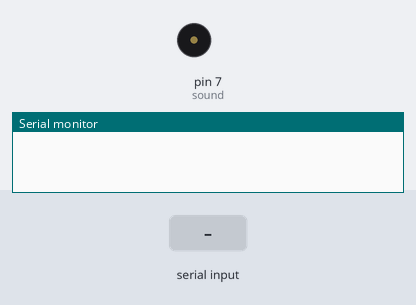
Recording of a sketch running on a simulated Arduino Uno, built with avr-gcc and run on an emulated ATmega328P. Parts: buzzer (waves = sounding), the last lines printed to the serial monitor. The inputs (shaded band) are chosen by the test bench.

Above: at 1.2 s.
1.3 s: "r" received over Serial
At 1.7 s:
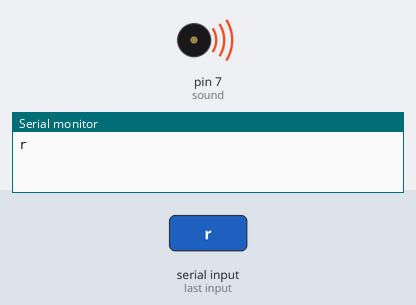
3.3 s: "s" received over Serial
At 46.5 s:
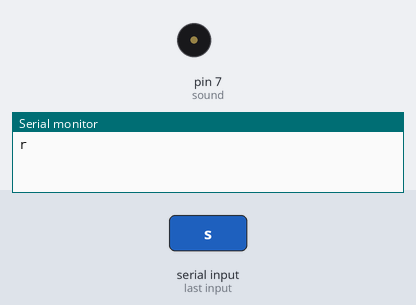
Timing chart, 0 to 46.8 s (numbered marks = the images above; inputs shaded):
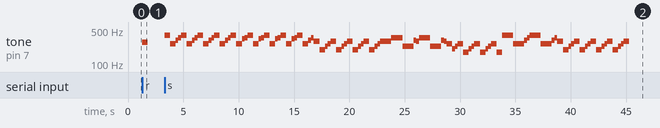

Measured:
- after the input at 1.3 s, tone on pin 7 (sound): silent → 277 Hz at once, → silent 0.50 s later
- after the input at 3.3 s, tone on pin 7 (sound): plays 392 Hz for 0.50 s, 262 Hz for 0.50 s, 311 Hz for 0.25 s, 349 Hz for 0.25 s, 392 Hz for 0.50 s, 262 Hz for 0.50 s … (99 notes in this stretch), starting at once

The sketch:

script.ino
```cpp
#define NOTE_B0  31
#define NOTE_C1  33
#define NOTE_CS1 35
#define NOTE_D1  37
#define NOTE_DS1 39
#define NOTE_E1  41
#define NOTE_F1  44
#define NOTE_FS1 46
#define NOTE_G1  49
#define NOTE_GS1 52
#define NOTE_A1  55
#define NOTE_AS1 58
#define NOTE_B1  62
#define NOTE_C2  65
#define NOTE_CS2 69
#define NOTE_D2  73
#define NOTE_DS2 78
#define NOTE_E2  82
#define NOTE_F2  87
#define NOTE_FS2 93
#define NOTE_G2  98
#define NOTE_GS2 104
#define NOTE_A2  110
#define NOTE_AS2 117
#define NOTE_B2  123
#define NOTE_C3  131
#define NOTE_CS3 139
#define NOTE_D3  147
#define NOTE_DS3 156
#define NOTE_E3  165
#define NOTE_F3  175
#define NOTE_FS3 185
#define NOTE_G3  196
#define NOTE_GS3 208
#define NOTE_A3  220
#define NOTE_AS3 233
#define NOTE_B3  247
#define NOTE_C4  262
#define NOTE_CS4 277
#define NOTE_D4  294
#define NOTE_DS4 311
#define NOTE_E4  330
#define NOTE_F4  349
#define NOTE_FS4 370
#define NOTE_G4  392
#define NOTE_GS4 415
#define NOTE_A4  440
#define NOTE_AS4 466
#define NOTE_B4  494
#define NOTE_C5  523
#define NOTE_CS5 554
#define NOTE_D5  587
#define NOTE_DS5 622
#define NOTE_E5  659
#define NOTE_F5  698
#define NOTE_FS5 740
#define NOTE_G5  784
#define NOTE_GS5 831
#define NOTE_A5  880
#define NOTE_AS5 932
#define NOTE_B5  988
#define NOTE_C6  1047
#define NOTE_CS6 1109
#define NOTE_D6  1175
#define NOTE_DS6 1245
#define NOTE_E6  1319
#define NOTE_F6  1397
#define NOTE_FS6 1480
#define NOTE_G6  1568
#define NOTE_GS6 1661
#define NOTE_A6  1760
#define NOTE_AS6 1865
#define NOTE_B6  1976
#define NOTE_C7  2093
#define NOTE_CS7 2217
#define NOTE_D7  2349
#define NOTE_DS7 2489
#define NOTE_E7  2637
#define NOTE_F7  2794
#define NOTE_FS7 2960
#define NOTE_G7  3136
#define NOTE_GS7 3322
#define NOTE_A7  3520
#define NOTE_AS7 3729
#define NOTE_B7  3951
#define NOTE_C8  4186
#define NOTE_CS8 4435
#define NOTE_D8  4699
#define NOTE_DS8 4978


int sound = 7;

void GameOfThrones();
// the setup routine runs once when you press reset:
void setup() {
  // initialize the digital pidddddn as an output.
  Serial.begin(9600);
  pinMode(sound, OUTPUT);
}

// the loop routine runs over and over again forever:
void loop() {

  if (Serial.available()) {
    char input = Serial.read();

    if ( input == 's'){
        GameOfThrones();
    }
    if ( input == 'd'){
        tone(sound, NOTE_C4);
         delay(500);
    }
    else if ( input == 'r'){
        Serial.write("r");
        tone(sound, NOTE_CS4);
        delay(500);

    }
    else if ( input == 'f'){
        tone(sound, NOTE_D4);
        delay(500);

    }
    else if ( input == 't'){
        tone(sound, NOTE_DS4);
        delay(500);
    }
    else if ( input == 'g'){
        tone(sound, NOTE_E4);
        delay(500);
    }
    else if ( input == 'h'){
        tone(sound, NOTE_F4);
        delay(500);
    }
    else if ( input == 'j'){
        tone(sound, NOTE_G4);
        delay(500);
    }
    else if ( input == 'k'){
        tone(sound, NOTE_A4);
        delay(500);
    }
    else if ( input == 'u'){
        tone(sound, NOTE_FS4);
        delay(500);
    }
    else if ( input == 'i'){
        tone(sound, NOTE_GS4);
        delay(500);
    }
    else if ( input == 'o'){
        tone(sound, NOTE_AS4);
        delay(500);
       // noTone(sound);
    }
    else if ( input == 'l'){
        tone(sound, NOTE_B4);
        delay(500);
       // noTone(sound);
    }
    if ( input == 'p'){
        noTone(sound);

    }

    else {
    noTone(sound);}
  }  // wait for a second
}


void GameOfThrones()
  {
    for(int i=0; i<4; i++)
    {
    tone(sound, NOTE_G4);
    delay(500);
    noTone(sound);
    tone(sound, NOTE_C4);
    delay(500);
    noTone(sound);
    tone(sound, NOTE_DS4);
    delay(250);
    noTone(sound);
    tone(sound, NOTE_F4);
    delay(250);
    noTone(sound);
    }
    for(int i=0; i<4; i++)
    {
    tone(sound, NOTE_G4);
    delay(500);
    noTone(sound);
    tone(sound, NOTE_C4);
    delay(500);
    noTone(sound);
    tone(sound, NOTE_E4);
    delay(250);
    noTone(sound);
    tone(sound, NOTE_F4);
    delay(250);
    noTone(sound);
    }
        tone(sound, NOTE_G4);
        delay(500);
        noTone(sound);
        tone(sound, NOTE_C4);
        delay(500);
        tone(sound, NOTE_DS4);
        delay(250);
        noTone(sound);
        tone(sound, NOTE_F4);
        delay(250);
        noTone(sound);
        tone(sound, NOTE_D4);
        delay(500);
        noTone(sound);
    for(int i=0; i<3; i++)
    {
    tone(sound, NOTE_G3);
    delay(500);
    noTone(sound);
    tone(sound, NOTE_AS3);
    delay(250);
    noTone(sound);
    tone(sound, NOTE_C4);
    delay(250);
    noTone(sound);
    tone(sound, NOTE_D4);
    delay(500);
    noTone(sound);
    }//
        tone(sound, NOTE_G3);
        delay(500);
        noTone(sound);
        tone(sound, NOTE_AS3);
        delay(250);
        noTone(sound);
        tone(sound, NOTE_C4);
        delay(250);
        noTone(sound);
        tone(sound, NOTE_D4);
        delay(1000);
        noTone(sound);

        tone(sound, NOTE_F4);
        delay(1000);
        noTone(sound);
        tone(sound, NOTE_AS3);
        delay(1000);
        noTone(sound);
        tone(sound, NOTE_DS4);
        delay(250);
        noTone(sound);
        tone(sound, NOTE_D4);
        delay(250);
        noTone(sound);
        tone(sound, NOTE_F4);
        delay(1000);
        noTone(sound);
        tone(sound, NOTE_AS3);
        delay(1000);
        noTone(sound);
        tone(sound, NOTE_DS4);
        delay(250);
        noTone(sound);
        tone(sound, NOTE_D4);
        delay(250);
        noTone(sound);
        tone(sound, NOTE_C4);
        delay(500);
        noTone(sound);
    for(int i=0; i<3; i++)
    {
    tone(sound, NOTE_GS3);
    delay(250);
    noTone(sound);
    tone(sound, NOTE_AS3);
    delay(250);
    noTone(sound);
    tone(sound, NOTE_C4);
    delay(500);
    noTone(sound);
    tone(sound, NOTE_F3);
    delay(500);
    noTone(sound);
    }
          tone(sound, NOTE_G4);
          delay(1000);
          noTone(sound);
          tone(sound, NOTE_C4);
          delay(1000);
          noTone(sound);
          tone(sound, NOTE_DS4);
          delay(250);
          noTone(sound);
          tone(sound, NOTE_F4);
          delay(250);
          noTone(sound);
          tone(sound, NOTE_G4);
          delay(1000);
          noTone(sound);
          tone(sound, NOTE_C4);
          delay(1000);
          noTone(sound);
          tone(sound, NOTE_DS4);
          delay(250);
          noTone(sound);
          tone(sound, NOTE_F4);
          delay(250);
          noTone(sound);
          tone(sound, NOTE_D4);
          delay(500);
          noTone(sound);
    for(int i=0; i<4; i++)
    {
    tone(sound, NOTE_G3);
    delay(500);
    noTone(sound);
    tone(sound, NOTE_AS3);
    delay(250);
    noTone(sound);
    tone(sound, NOTE_C4);
    delay(250);
    noTone(sound);
    tone(sound, NOTE_D4);
    delay(500);
    noTone(sound);
    }

  }
```
